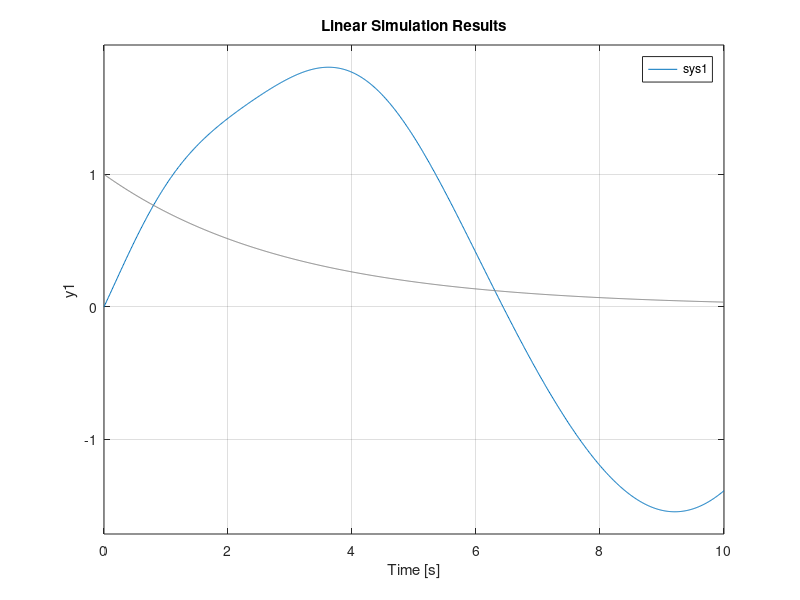
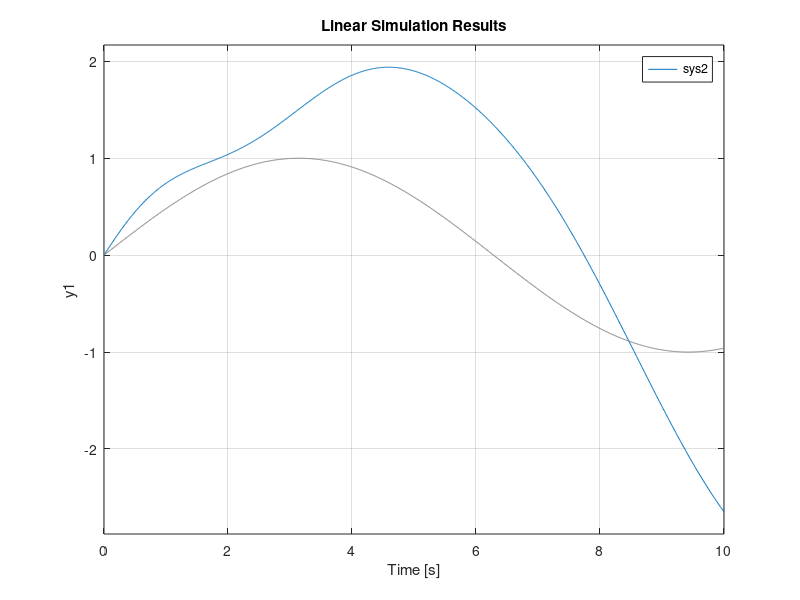
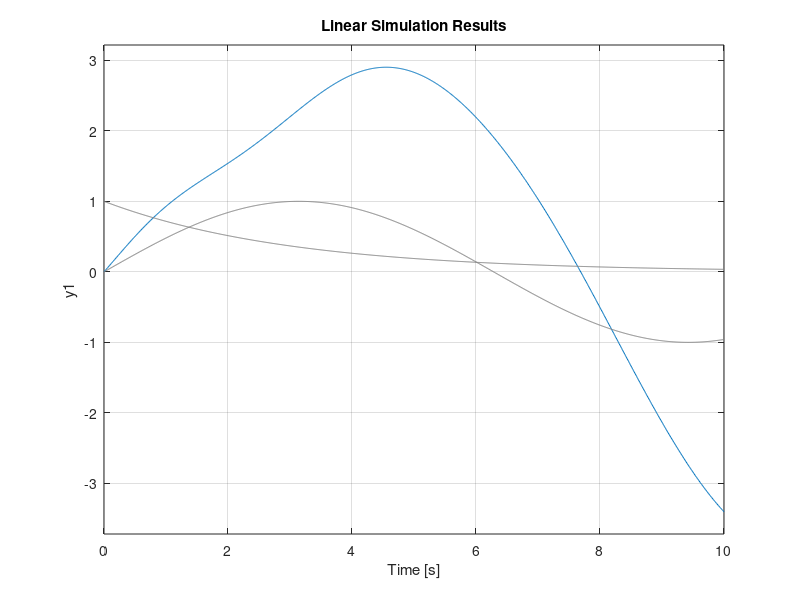

Source code (MATLAB) for these figures, in order:
%
% Aramis Kelkelyan
% MAE 376: EC 15.3
% Date: 04/11/2022
%-----------------------------------------
clear;clc;clf;

%Plot Dynamic System with Lsim command

A = [0 0 1 0; 0 0 0 1; -3/2 1 -1/4 1/4; 2 -2 1/2 -1/2];
B = [0 0; 0 0; 1/2 0; 0 1]; B1 = B(:,1); B2 = B(:,2);
C = [1 0 0 0]; % the second row is avoided [0 1 0 0]; to avoid multiple graphs 
D = [];
sys1 = ss(A, B1, C, D);
sys2 = ss(A, B2, C, D);
sys = ss(A, B, C, D);
x0 = [0 0 1 0];
t = 0:0.01:10;
u = [exp(-t/3); sin(t/2)];

figure(1);
lsim(sys1, u(1,:), t, x0)

figure(2);
lsim(sys2, u(2,:), t, x0)

figure(3);
lsim(sys, u, t, x0)

%See pdf for comments
